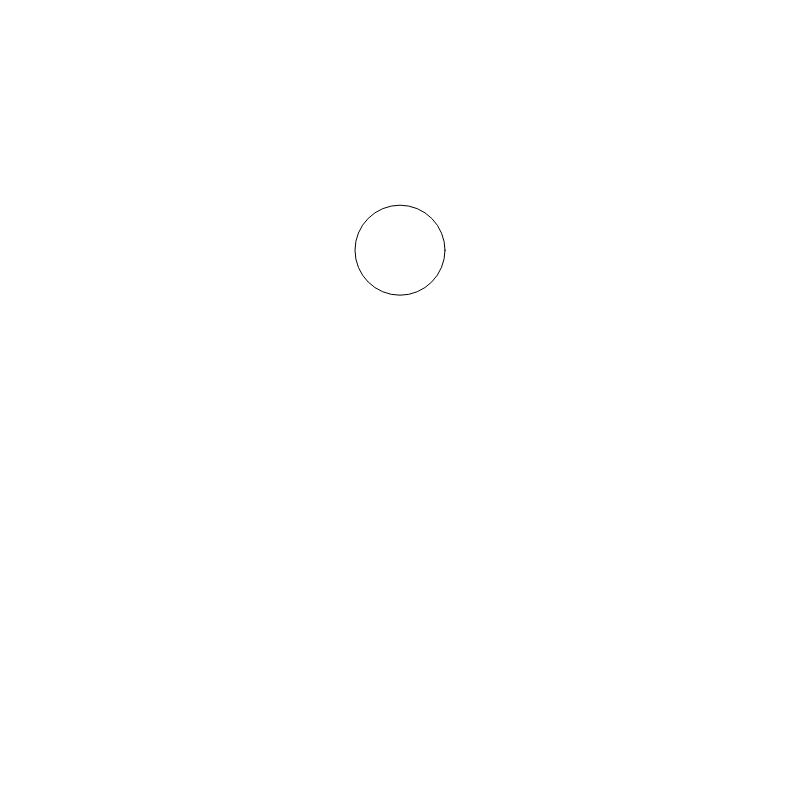
Frame 1 (no input)
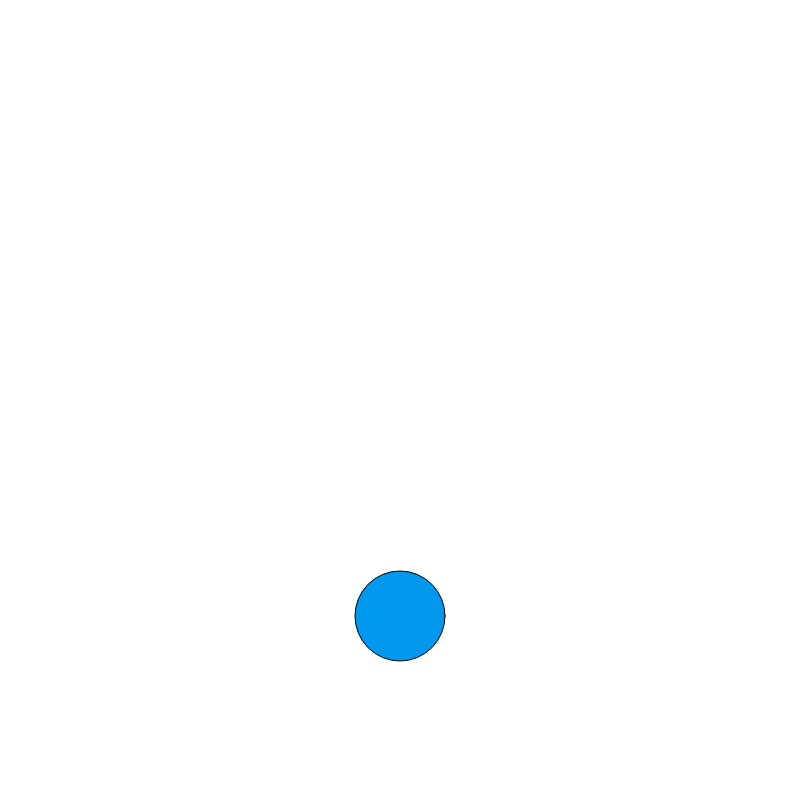
Frame 60 (no input)
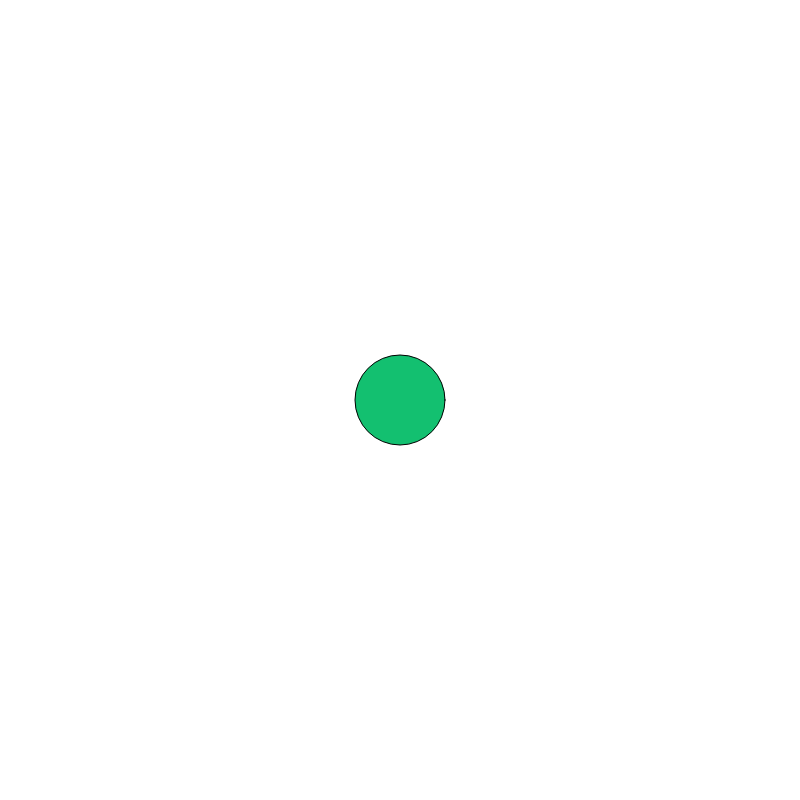
Frame 120 (the mouse pressed at the canvas centre since frame 60)

The p5.js sketch that drew these frames (run headless with seeded random() and noise() and a simulated clock; from frame 60 on, the mouse is pressed at the canvas centre):

// p5.js sketch
// ── sketch.js
//마우스로 공 튀기
//수정 확인 중-확인끝!:)
//atom에서 코드 수정하면 꼭 저장하기!
//atom에서 저장하면 github desktop에 수정된 확인 가능
//다하면 github desktop에서 commit to main 누르고 push origin 눌러야 github.com에도 반영

//지난 2주동안 이론 공부한다고 작품 코딩을 진행하지 못했다.
//이번주동안 지난주에 못한 것들을 해보자.
//수정확인중...

function setup() {
  createCanvas(800, 800);
  ball = new Ball();

}

function draw() {
  background(255);
  ball.update();
  ball.show();

}

function Ball() {

  this.diameter = 90; //공 지름
  this.v_speed = 0;
  this.gravity = 0.2; //아래로 끄는 힘
  this.xpos = width/2; //공의 x 시작위치
  this.ypos = height/2 - 150; //공의 y 시작위치
  this.drag = false;
  this.v_speed_x = 0;

  this.onBall = function(x, y) {
    let dx = x - this.xpos;
    let dy = y - this.ypos;
    let dist = Math.sqrt(dx*dx, dy*dy)
    return dist <= this.diameter/2;
  }
 //공을 드래그 할 때
  this.startDrag = function() {
    this.drag = true;
    this.mousex = mouseX;
    this.mousey = mouseY;
  }
//공에서 손을 놓을 때
  this.endDrag = function()    {
    this.drag = false;
  }

  this.update = function() {

    this.minY = this.diameter/2;
    this.maxY = height - this.diameter/2;
    this.minX = this.diameter/2;
    this.maxX = width - this.diameter/2;

    if(this.drag) {

      this.xpos = Math.max(this.minX, Math.min(this.maxX, mouseX));
      this.ypos = mouseY;
      this.v_speed_x = this.v_speed_x/2 + (mouseX - this.mousex);
      this.v_speed = this.v_speed/2 + (mouseY - this.mousey);
      this.mousex = mouseX;
      this.mousey = mouseY;
    } else { //calculate gravity

      this.v_speed = this.v_speed + this.gravity;
      this.ypos = this.ypos + this.v_speed;

      if (this.ypos >= this.maxY){
        this.ypos = this.maxY;
        this.v_speed *= -1.0;
        this.v_speed = this.v_speed*0.9;
      }
    if(/*false &&*/ this.ypos <= this.minY) {
      this.ypos = this.minY;
      this.v_speed *= -1.0;
      this.v_speed = this.v_speed*0.9;}

      this.xpos = this.xpos + this.v_speed_x;
      if(this.xpos <= this.minX) {
        this.xpos = this.minX;
        this.v_speed_x *= -1;
      }
      if(this.xpos >= this.maxX){
        this.xpos = this.maxX;
        this.v_speed_x *= -1;
      }
      this.v_speed_x = this.v_speed_x *0.99;
    }
  }


  this.show = function() {
    ellipse(this.xpos, this.ypos, this.diameter)
    fill(random(0, 255), random(0, 255), random(0, 255));
  }

}

var ball

//마우스가 공 위에 닿은 채 클릭되었을때 공을 드래그해라
function mousePressed() {
  if(ball.onBall(mouseX, mouseY))
    ball.startDrag();
}

//마우스가 놓였을 때 더이상 공을 드래그못함
function mouseReleased() {
  ball.endDrag();
}
